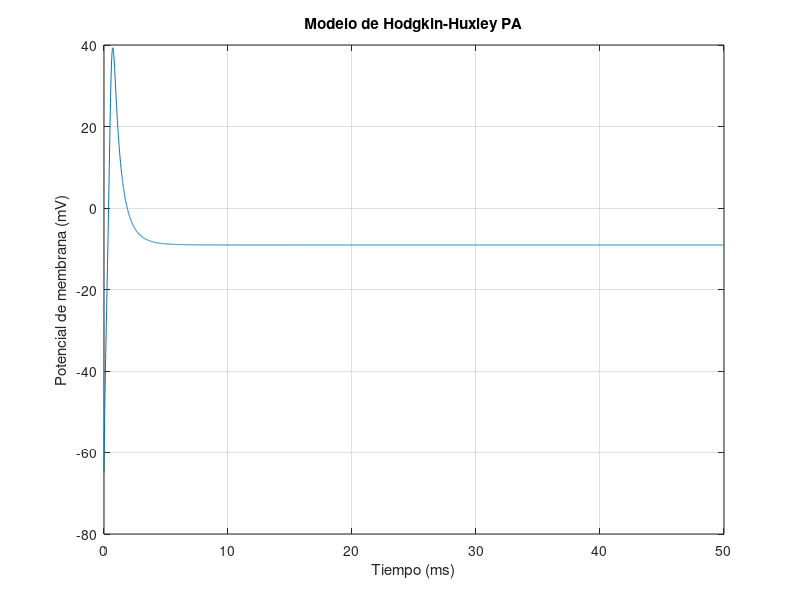

Write MATLAB code to recreate this figure.
clc
% Parámetros del modelo de Hodgkin-Huxley
C_m = 1;      % Capacitancia (uF/cm^2)
g_Na = 120;   % Conductancia de sodio (mS/cm^2)
E_Na = 115;   % Potencial de equilibrio del sodio (mV)
g_K = 36;     % Conductancia de potasio (mS/cm^2)
E_K = -12;    % Potencial de equilibrio del potasio (mV)
g_L = 0.3;    % Conductancia de fuga (mS/cm^2)
E_L = 10.6;   % Potencial de equilibrio de la fuga (mV)

dt = 0.01;                  % Paso de tiempo (ms)
T = 50;                     % Duración de la simulación (ms)
t = 0:dt:T;                 % Vector de tiempo
num_steps = numel(t);
V = zeros(1, num_steps);    % Potencial de membrana (mV)
m = zeros(1, num_steps);    % Variable de activación del sodio
n = zeros(1, num_steps);    % Variable de activación del potasio
h = zeros(1, num_steps);    % Variable de inactivación del sodio

% Condiciones iniciales
V(1) = -65;     % Potencial de membrana inicial (mV)
m(1) = 0.5;     % Valor inicial de m
h(1) = 0.06;    % Valor inicial de h
n(1) = 0.5;     % Valor inicial de n

% Simulación del modelo de Hodgkin-Huxley
for i = 1:num_steps-1

    alpha_m = 0.1 * (V(i) + 40) / (1 - exp(-(V(i) + 40) / 10));
    beta_m = 4 * exp(-(V(i) + 65) / 18);
    alpha_h = 0.07 * exp(-(V(i) + 65) / 20);
    beta_h = 1 / (1 + exp(-(V(i) + 35) / 10));
    alpha_n = 0.01 * (V(i) + 55) / (1 - exp(-(V(i) + 55) / 10));
    beta_n = 0.125 * exp(-(V(i) + 65) / 80);
    
    % Ecuaciones diferenciales del modelo de Hodgkin-Huxley
    dvdt = (1/C_m) * (-g_Na * m(i)^3 * h(i) * (V(i) - E_Na) - g_K * n(i)^4 * (V(i) - E_K) - g_L * (V(i) - E_L));
    dmdt = alpha_m * (1 - m(i)) - beta_m * m(i);
    dndt = alpha_n * (1 - n(i)) - beta_n * n(i);
    dhdt = alpha_h * (1 - h(i)) - beta_h * h(i);
    
    % Actualización de las variables
    V(i+1) = V(i) + dt * dvdt;
    m(i+1) = m(i) + dt * dmdt;
    n(i+1) = n(i) + dt * dndt;
    h(i+1) = h(i) + dt * dhdt;
end

% Graficar el potencial de acción a lo largo del tiempo
figure;
plot(t, V);
xlabel('Tiempo (ms)');
ylabel('Potencial de membrana (mV)');
title('Modelo de Hodgkin-Huxley PA');
grid on;

